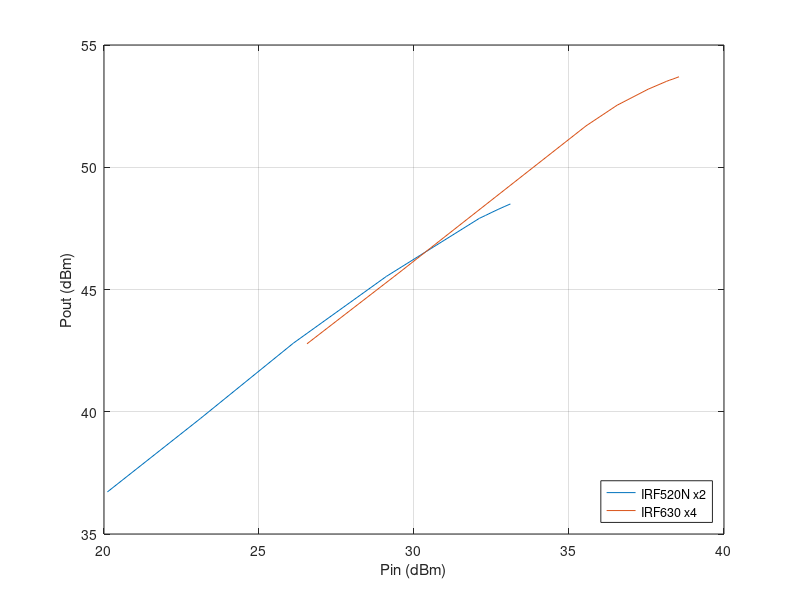
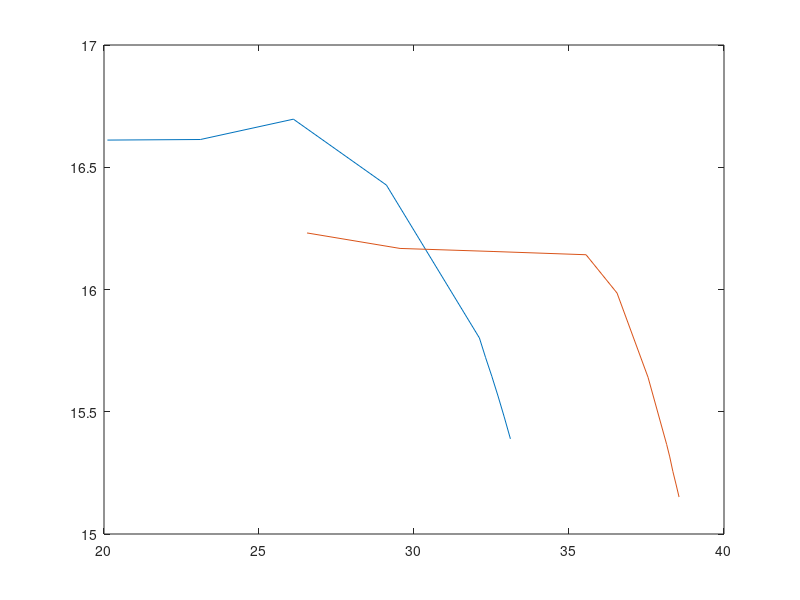

MATLAB code for these plots, in order: (Note: this script raises an error after producing the figures.)
irf520n.ssgain_dB=16.65;
irf520n.Pin_dBm=[   10,     13,     16,     19,     22,     22.2,   22.4,   22.6,   22.8,   23.0];
irf520n.Vrms=[  	15.33,  21.66,  30.89,  42.3,   55.60,  56.37,  57.18,  57.97,  58.74,  59.49];

irf630.ssgain_dB=16.21;
irf630.Pin_dBm= [   10,     13,     16,     19,     20,     21,     21.6,   21.7,   21.8,   21.9,   22.0];
irf630.Vrms= [  	30.8,  43.19,  60.92,  85.92,  94.68,  102.1,  106.0,  106.6,  107.1,  107.7,  108.28];

% correct Pin_dBm for the external gain (the other amp and 6dB attenuation)
irf520n.Pin_dBm=irf520n.Pin_dBm+irf630.ssgain_dB-6-0.1;
irf630.Pin_dBm=irf630.Pin_dBm+irf520n.ssgain_dB-0.1;

amp=irf520n;
amp.Pout_dBm=10*log10(amp.Vrms.^2/50*1000);
amp.gain_dB=amp.Pout_dBm-amp.Pin_dBm;
amp.Pout_dBm_ref=amp.Pin_dBm+amp.ssgain_dB;
amp.gain_P1dB_intercept=amp.gain_dB(2)-1;
amp.OP1dB=interp1(amp.gain_dB,amp.Pout_dBm,amp.gain_P1dB_intercept);
amp.IP1dB=interp1(amp.gain_dB,amp.Pin_dBm,amp.gain_P1dB_intercept);
irf520n=amp;

amp=irf630;
amp.Pout_dBm=10*log10(amp.Vrms.^2/50*1000);
amp.gain_dB=amp.Pout_dBm-amp.Pin_dBm;
amp.Pout_dBm_ref=amp.Pin_dBm+amp.ssgain_dB;
amp.gain_P1dB_intercept=amp.gain_dB(2)-1;
amp.OP1dB=interp1(amp.gain_dB,amp.Pout_dBm,amp.gain_P1dB_intercept);
amp.IP1dB=interp1(amp.gain_dB,amp.Pin_dBm,amp.gain_P1dB_intercept);
irf630=amp;

h1=figure(1); clf; 
ha1=plot(irf520n.Pin_dBm,irf520n.Pout_dBm,irf630.Pin_dBm,irf630.Pout_dBm);

xlabel('Pin (dBm)')
ylabel('Pout (dBm)')
legend('IRF520N x2','IRF630 x4','Location','SouthEast')
% xlim([0.1 20]);
% ylim([-10 20]);
grid on;

h2=figure(2); clf; 
ha2=plot(irf520n.Pin_dBm,irf520n.gain_dB,irf630.Pin_dBm,irf630.gain_dB);
xlims=h2.Children.XLim;
hold on;
refline1=plot(xlims,(irf520n.gain_dB(2)-1)*[1 1],'Color',ha2(1).Color,'LineStyle','--');
refline2=plot(xlims,(irf630.gain_dB(2)-1)*[1 1],'Color',ha2(2).Color,'LineStyle','--');
hold off;
xlabel('Pin (dBm)')
ylabel('Gain (dB)')
legend('IRF520N x2','IRF630 x4','Location','NorthEast')
% xlim([0.1 20]);
% ylim([-10 20]);

h3=figure(3); clf; 
ha3=plot(irf520n.Pout_dBm,irf520n.gain_dB,irf630.Pout_dBm,irf630.gain_dB,'LineWidth',2);
xlim([36 56]);
xlims=h3.Children.XLim;
hold on;
refline1=plot(xlims,(irf520n.gain_P1dB_intercept)*[1 1],'Color',ha3(1).Color,'LineStyle','--','LineWidth',2);
mark1=scatter(irf520n.OP1dB,irf520n.gain_P1dB_intercept,200,'x','MarkerEdgeColor','red','LineWidth',1.5);
refline2=plot(xlims,(irf630.gain_P1dB_intercept)*[1 1],'Color',ha3(2).Color,'LineStyle','--','LineWidth',2);
mark2=scatter(irf630.OP1dB,irf630.gain_P1dB_intercept,200,'x','MarkerEdgeColor','red','LineWidth',1.5);
hold off;

th1=text(irf520n.OP1dB-0.4,irf520n.gain_P1dB_intercept+0.07,sprintf('OP1dB=%.2f W',10^(irf520n.OP1dB/10-3)));
th1.HorizontalAlignment='right';
th2=text(irf630.OP1dB-0.4,irf630.gain_P1dB_intercept+0.07,sprintf('OP1dB=%.2f W',10^(irf630.OP1dB/10-3)));
th2.HorizontalAlignment='right';
xlabel('Pout (dBm)')
ylabel('Gain (dB)')
legend('IRF520N x2','IRF630 x4','Location','NorthEast')
% xlim([0.1 20]);
% ylim([-10 20]);
grid on;

return;
print(h3,'OP1dB_plot.png','-dpng','-r300');     